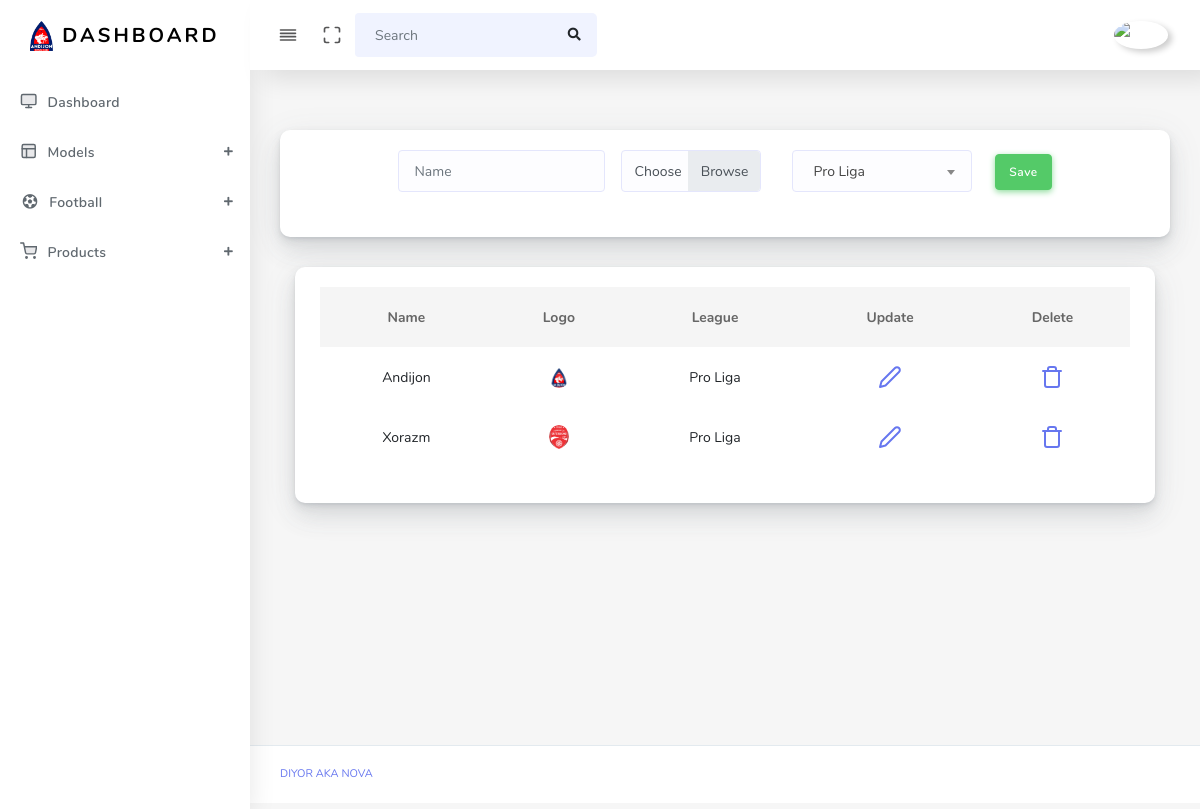
Page /club/ (signed in) on the committed database.
### main/models.py (models this page shows)
class Club(models.Model):  # done
    name = models.CharField(max_length=210)
    logo = models.ImageField(upload_to='club/')
    league = models.ForeignKey(League, on_delete=models.SET_NULL, null=True, blank=True)

class League(models.Model):  # done
    name = models.CharField(max_length=210)
    logo = models.ImageField(upload_to='league/')

### main/views.py (the view)
# urls.py: path('club/', club_view, name='club'),
@login_required(login_url='login')
def club_view(request):
    context = {
        'club': Club.objects.all(),
        'league': League.objects.all()
    }
    if request.method == 'POST':
        name = request.POST.get('name')
        logo = request.FILES.get('logo')
        league = request.POST.get('league')
        Club.objects.create(name=name, logo=logo, league_id=league)
        return redirect('club')
    return render(request, 'club.html', context)

### templates/club.html (shortened to what this page needs)
{% extends 'base.html' %}
{% block content %}
<main class="main-content">
    <div class="section-body">
        <div class="row">
            <div class="col-lg-12">
                <div class="card">
                    <div class="card-body">
                        <form action="{% url 'club' %}" method="post" style="display:flex; justify-content: center;" enctype="multipart/form-data">
                            <div class="form-group mr-3">
                                <input type="text" name="name" placeholder="Name" class="form-control" required>
                            </div>
                            <div class="custom-file mr-3 col-2">
                                <label class="custom-file-label" for="customFile">Choose</label>
                            </div>
                            <div class="form-group col-3 mr-2">
                            </div>
                            <div class="form-group mt-1">
                                <button class="btn btn-success">Save</button>
                            </div>
                        </form>
                    </div>
                </div>
            </div>
        </div>
    </div>
    <div class="col-12 col-md-12 col-lg-12">
        <div class="card">
            <div class="card-body">
                <table class="table table-hover" style="text-align: center">
                    <thead>
                        <tr>
                            <th scope="col">Name</th>
                            <th scope="col">Logo</th>
                            <th scope="col">League</th>
                            <th scope="col">Update</th>
                            <th scope="col">Delete</th>
                        </tr>
                    </thead>
                    <tbody>
                        {% for i in club %}
                            <tr>
                                <td>{{ i.name }}</td>
                                <td><a href="#"><img alt="{{ i.logo }}" src="{{ i.logo.url }}" class="rounded-circle" width="20" data-toggle="tooltip"></a></td>
                                <td>{{ i.league.name }}</td>
                                <td><a href="{% url 'update-club' i.id %}"><i class="align-middle" data-feather="edit-2"></i></a></td>
                                <td><a href="{% url 'delete-club' i.id %}"><i class="align-middle" data-feather="trash"></i></a></td>
                            </tr>
                        {% endfor %}
                    </tbody>
                </table>
            </div>
        </div>
    </div>
</main>
{% endblock %}

### rows in the picture
Club: name "Andijon", logo (picture), league.name "Pro Liga"
Club: name "Xorazm", logo (picture), league.name "Pro Liga"
